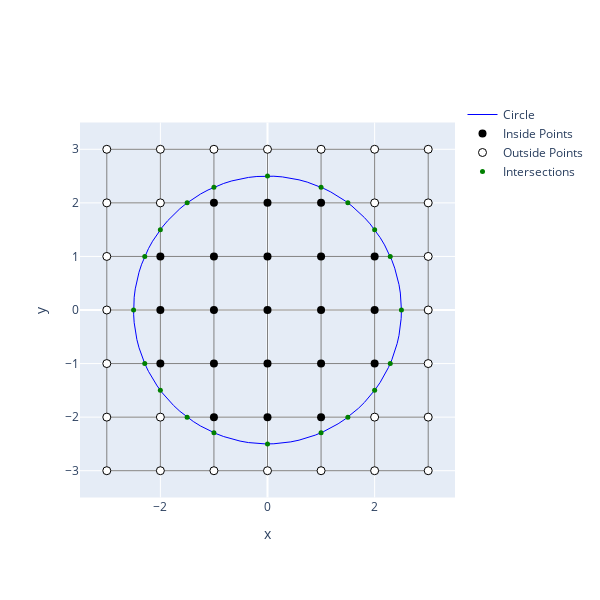

The notebook cell saved with this chart:
### Code cell
import plotly.graph_objects as go
import numpy as np

# Create circle points
t = np.linspace(0, 2*np.pi, 100)
r = 2.5
x_circle = r * np.cos(t)
y_circle = r * np.sin(t)

# Create grid points
x_grid = np.arange(-3, 4)
y_grid = np.arange(-3, 4)
X, Y = np.meshgrid(x_grid, y_grid)

# Find intersection points
intersections_x = []
intersections_y = []

# Vertical line intersections
for x in x_grid:
    if abs(x) <= r:
        y = np.sqrt(r**2 - x**2)
        intersections_x.extend([x, x])
        intersections_y.extend([y, -y])

# Horizontal line intersections
for y in y_grid:
    if abs(y) <= r:
        x = np.sqrt(r**2 - y**2)
        intersections_x.extend([x, -x])
        intersections_y.extend([y, y])

# Separate inside/outside points
inside_mask = X**2 + Y**2 <= r**2
X_inside = X[inside_mask]
Y_inside = Y[inside_mask]
X_outside = X[~inside_mask]
Y_outside = Y[~inside_mask]

# Create figure
fig = go.Figure()

# Add circle
fig.add_trace(go.Scatter(
    x=x_circle,
    y=y_circle,
    mode='lines',
    name='Circle',
    line=dict(color='blue', width=1)
))

# Add grid lines
for x in x_grid:
    fig.add_trace(go.Scatter(
        x=[x, x],
        y=[y_grid[0], y_grid[-1]],
        mode='lines',
        line=dict(color='gray', width=1),
        showlegend=False
    ))

for y in y_grid:
    fig.add_trace(go.Scatter(
        x=[x_grid[0], x_grid[-1]],
        y=[y, y],
        mode='lines',
        line=dict(color='gray', width=1),
        showlegend=False
    ))

# Add inside points
fig.add_trace(go.Scatter(
    x=X_inside,
    y=Y_inside,
    mode='markers',
    name='Inside Points',
    marker=dict(color='black', size=8)
))

# Add outside points
fig.add_trace(go.Scatter(
    x=X_outside,
    y=Y_outside,
    mode='markers',
    name='Outside Points',
    marker=dict(
        color='white',
        size=8,
        line=dict(color='black', width=1)
    )
))

# Add intersection points
fig.add_trace(go.Scatter(
    x=intersections_x,
    y=intersections_y,
    mode='markers',
    name='Intersections',
    marker=dict(color='green', size=5, symbol='circle')
))

# Update layout
fig.update_layout(
    # title='Circle and Grid',
    width=600,  # Fixed width
    height=600,  # Equal height for 1:1 aspect ratio
    xaxis=dict(
        range=[-3.5, 3.5],
        title='x',
        constrain='domain'  # Constrain to exact range
    ),
    yaxis=dict(
        range=[-3.5, 3.5],
        title='y',
        scaleanchor='x',
        scaleratio=1,
        constrain='domain'  # Constrain to exact range
    ),
    showlegend=True,
    # plot_bgcolor='white'
)
# fig.write_image(f"circle_grid.png")
fig.write_image(
    f"circle_grid.png",
    width=600,
    height=600,
    scale=2,  # Retina display
    engine="kaleido"
)
fig.show()

### Figure 1 — Plotly figure (JSON) as saved in the notebook; plotly's stock layout.template omitted (floating-point values rounded to 4 significant figures)
{"data": [{"line": {"color": "blue", "width": 1}, "mode": "lines", "name": "Circle", "type": "scatter", "x": [2.5, 2.495, 2.48, 2.455, 2.42, 2.375, 2.321, 2.257, 2.185, 2.103, 2.013, 1.915, 1.809, 1.696, 1.576, 1.45, 1.318, 1.181, 1.039, 0.8922, 0.7423, 0.5894, 0.4341, 0.2771, 0.119, -0.03966, -0.1981, -0.3558, -0.512, -0.6662, -0.8177, -0.9659, -1.11, -1.25, -1.385, -1.514, -1.637, -1.754, -1.863, -1.965, -2.059, -2.145, -2.222, -2.29, -2.349, -2.399, -2.439, -2.469, -2.489, -2.499, -2.499, -2.489, -2.469, -2.439, -2.399, -2.349, -2.29, -2.222, -2.145, -2.059, -1.965, -1.863, -1.754, -1.637, -1.514, -1.385, -1.25, -1.11, -0.9659, -0.8177, -0.6662, -0.512, -0.3558, -0.1981, -0.03966, 0.119, 0.2771, 0.4341, 0.5894, 0.7423, 0.8922, 1.039, 1.181, 1.318, 1.45, 1.576, 1.696, 1.809, 1.915, 2.013, 2.103, 2.185, 2.257, 2.321, 2.375, 2.42, 2.455, 2.48, 2.495, 2.5], "y": [0, 0.1586, 0.3165, 0.4731, 0.6279, 0.7801, 0.9292, 1.074, 1.215, 1.352, 1.482, 1.607, 1.725, 1.836, 1.94, 2.036, 2.124, 2.204, 2.274, 2.335, 2.387, 2.43, 2.462, 2.485, 2.497, 2.5, 2.492, 2.475, 2.447, 2.41, 2.363, 2.306, 2.24, 2.165, 2.081, 1.989, 1.889, 1.782, 1.667, 1.545, 1.418, 1.284, 1.146, 1.002, 0.8551, 0.7043, 0.5508, 0.395, 0.2376, 0.07932, -0.07932, -0.2376, -0.395, -0.5508, -0.7043, -0.8551, -1.002, -1.146, -1.284, -1.418, -1.545, -1.667, -1.782, -1.889, -1.989, -2.081, -2.165, -2.24, -2.306, -2.363, -2.41, -2.447, -2.475, -2.492, -2.5, -2.497, -2.485, -2.462, -2.43, -2.387, -2.335, -2.274, -2.204, -2.124, -2.036, -1.94, -1.836, -1.725, -1.607, -1.482, -1.352, -1.215, -1.074, -0.9292, -0.7801, -0.6279, -0.4731, -0.3165, -0.1586, -6.123e-16]}, {"line": {"color": "gray", "width": 1}, "mode": "lines", "showlegend": false, "type": "scatter", "x": [-3, -3], "y": [-3, 3]}, {"line": {"color": "gray", "width": 1}, "mode": "lines", "showlegend": false, "type": "scatter", "x": [-2, -2], "y": [-3, 3]}, {"line": {"color": "gray", "width": 1}, "mode": "lines", "showlegend": false, "type": "scatter", "x": [-1, -1], "y": [-3, 3]}, {"line": {"color": "gray", "width": 1}, "mode": "lines", "showlegend": false, "type": "scatter", "x": [0, 0], "y": [-3, 3]}, {"line": {"color": "gray", "width": 1}, "mode": "lines", "showlegend": false, "type": "scatter", "x": [1, 1], "y": [-3, 3]}, {"line": {"color": "gray", "width": 1}, "mode": "lines", "showlegend": false, "type": "scatter", "x": [2, 2], "y": [-3, 3]}, {"line": {"color": "gray", "width": 1}, "mode": "lines", "showlegend": false, "type": "scatter", "x": [3, 3], "y": [-3, 3]}, {"line": {"color": "gray", "width": 1}, "mode": "lines", "showlegend": false, "type": "scatter", "x": [-3, 3], "y": [-3, -3]}, {"line": {"color": "gray", "width": 1}, "mode": "lines", "showlegend": false, "type": "scatter", "x": [-3, 3], "y": [-2, -2]}, {"line": {"color": "gray", "width": 1}, "mode": "lines", "showlegend": false, "type": "scatter", "x": [-3, 3], "y": [-1, -1]}, {"line": {"color": "gray", "width": 1}, "mode": "lines", "showlegend": false, "type": "scatter", "x": [-3, 3], "y": [0, 0]}, {"line": {"color": "gray", "width": 1}, "mode": "lines", "showlegend": false, "type": "scatter", "x": [-3, 3], "y": [1, 1]}, {"line": {"color": "gray", "width": 1}, "mode": "lines", "showlegend": false, "type": "scatter", "x": [-3, 3], "y": [2, 2]}, {"line": {"color": "gray", "width": 1}, "mode": "lines", "showlegend": false, "type": "scatter", "x": [-3, 3], "y": [3, 3]}, {"marker": {"color": "black", "size": 8}, "mode": "markers", "name": "Inside Points", "type": "scatter", "x": [-1, 0, 1, -2, -1, 0, 1, 2, -2, -1, 0, 1, 2, -2, -1, 0, 1, 2, -1, 0, 1], "y": [-2, -2, -2, -1, -1, -1, -1, -1, 0, 0, 0, 0, 0, 1, 1, 1, 1, 1, 2, 2, 2]}, {"marker": {"color": "white", "line": {"color": "black", "width": 1}, "size": 8}, "mode": "markers", "name": "Outside Points", "type": "scatter", "x": [-3, -2, -1, 0, 1, 2, 3, -3, -2, 2, 3, -3, 3, -3, 3, -3, 3, -3, -2, 2, 3, -3, -2, -1, 0, 1, 2, 3], "y": [-3, -3, -3, -3, -3, -3, -3, -2, -2, -2, -2, -1, -1, 0, 0, 1, 1, 2, 2, 2, 2, 3, 3, 3, 3, 3, 3, 3]}, {"marker": {"color": "green", "size": 5, "symbol": "circle"}, "mode": "markers", "name": "Intersections", "type": "scatter", "x": [-2, -2, -1, -1, 0, 0, 1, 1, 2, 2, 1.5, -1.5, 2.291, -2.291, 2.5, -2.5, 2.291, -2.291, 1.5, -1.5], "y": [1.5, -1.5, 2.291, -2.291, 2.5, -2.5, 2.291, -2.291, 1.5, -1.5, -2, -2, -1, -1, 0, 0, 1, 1, 2, 2]}], "layout": {"height": 600, "showlegend": true, "width": 600, "xaxis": {"constrain": "domain", "range": [-3.5, 3.5], "title": {"text": "x"}}, "yaxis": {"constrain": "domain", "range": [-3.5, 3.5], "scaleanchor": "x", "scaleratio": 1, "title": {"text": "y"}}}}
